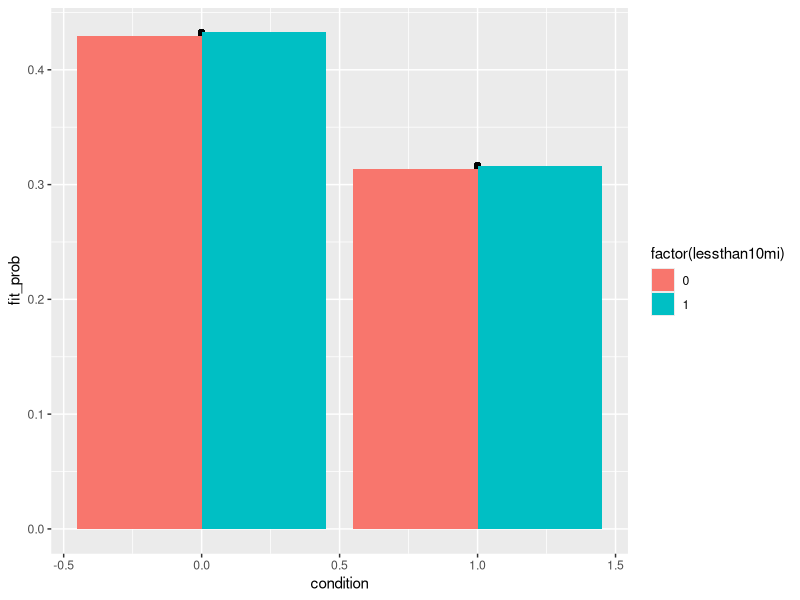

Here is the R script that generated this plot:
## ---- chunk 1
library(tidyverse)
library(readxl)
library(ggpubr)
## ---- chunk 2
Data_set_A <- read_excel("Data set A.xlsx")


Data_set_B <- read_excel("Data set B.xlsx")

## ---- chunk 3
colnames(Data_set_A) <- c('identifier', 'condition', 'lessthan10mi')
Data_set_A$lessthan10mi<- ifelse(Data_set_A$lessthan10mi==">10miles",0,1)
#0 = more than 10 miles
#1 = less than 10 miles 
view(Data_set_A)

## ---- chunk 4
morethan10 <- Data_set_A%>% filter(lessthan10mi=="0")
morethan10

lessthan10 <- Data_set_A%>% filter(lessthan10mi=="1")
lessthan10
## ---- chunk 5
merged <- left_join(Data_set_A, Data_set_B, by="identifier") %>% 
  mutate_all(~replace(., is.na(.), 0)) %>% 
  mutate(rode_bus = case_when(rode_bus == "expired" ~ 1, TRUE ~ as.numeric(rode_bus)))

## ---- chunk 6
merged$condition<- ifelse(merged$condition=="incentive",0,1)
# 0 = control
# 1 = incentive
view(merged)
## ---- chunk 7
merged %>% group_by(condition) %>% summarise(mean = mean(rode_bus),)
## ---- chunk 8
glmmodel <- glm(rode_bus~factor(condition) + factor(lessthan10mi), family = "binomial", data = merged)

summary_glm<-summary(glmmodel)
summary_glm

## ---- chunk 9
logodds <- c( control = -0.28466,  treatment = -0.28466-0.49827, controlmiless = -0.28466 +  0.01323 , treatmentmiless = -0.28466 +  0.01323-0.49827 )
exp(logodds)/(1+ exp(logodds))
## ---- chunk 10
plot.dat <- data.frame(prob = merged$rode_bus/1003,
                      condition = merged$condition,
                      lessthan10mi = merged$lessthan10mi,
                       fit = predict(glmmodel, merged))

plot.dat$fit_prob <- exp(plot.dat$fit)/(1+exp(plot.dat$fit))

library(ggplot2)
ggplot(plot.dat, aes(x=condition, y=fit_prob, group= lessthan10mi, fill= factor(lessthan10mi))) + 
  geom_point() +
  geom_col(position = "dodge")
